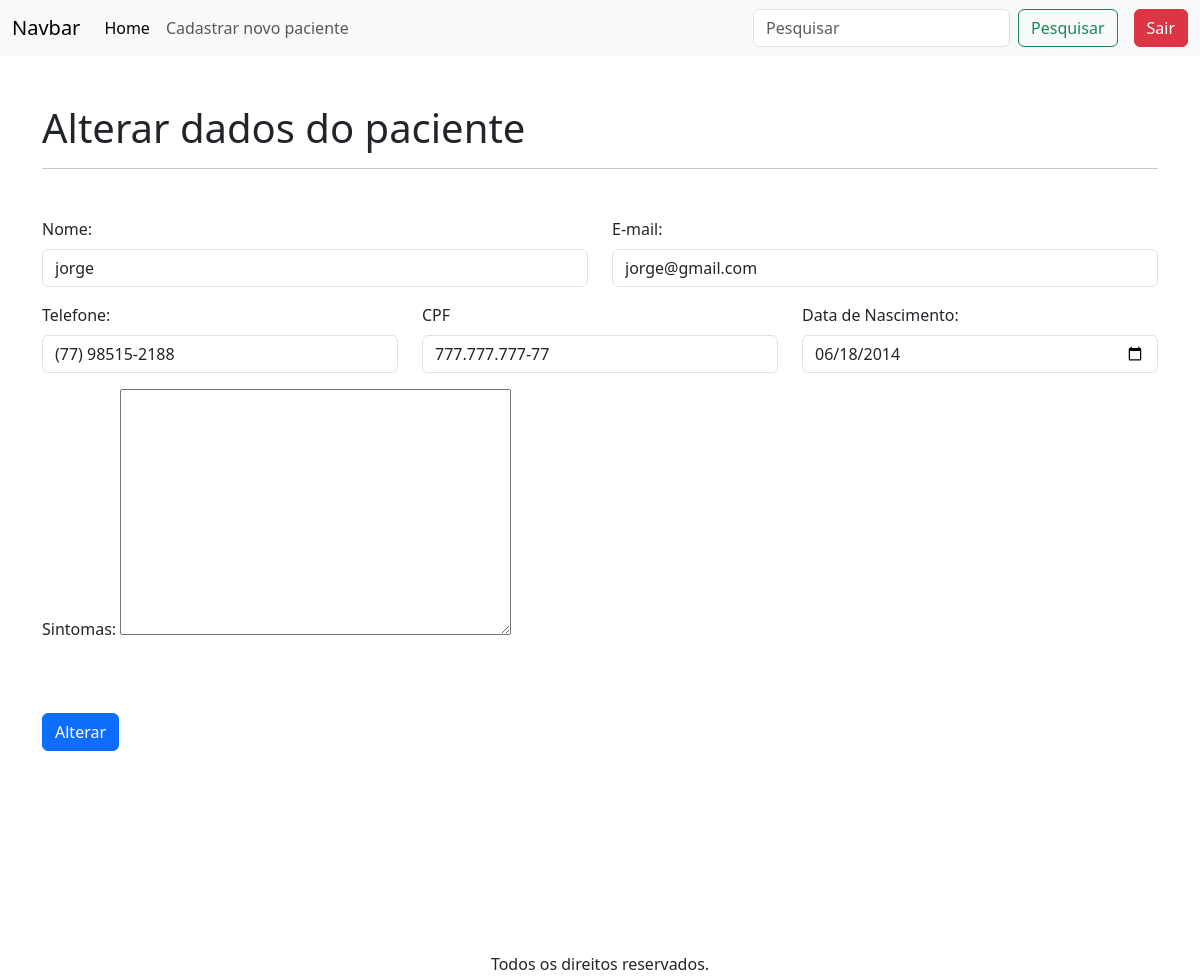
Screenshot of /alterarPaciente/4 (signed in) with the database file from the repository.
### apps/crud/models.py (models this page shows, shortened)
class Paciente(models.Model):
    codigo_paciente = models.AutoField(primary_key=True)
    nome = models.CharField(null=False, blank=False)
    cpf = models.CharField(max_length=14, unique=True, null=False, blank=False)
    email = models.EmailField(unique=True, null=False, blank=False)
    telefone = models.CharField(max_length=15, null=False, blank=False)
    data_nascimento = models.DateField(null=False, blank=False)
    sintomas = models.TextField(null=True, blank=True)

### apps/crud/views.py (the view)
# urls.py: path('alterarPaciente/<int:codigo_paciente>', views.alterar_paciente, name='alterar_paciente'),
@login_required
def alterar_paciente(request,codigo_paciente):
    paciente = Paciente.objects.get(codigo_paciente=codigo_paciente)
    if request.method == 'POST':
        form = PacienteForm(request.POST, instance=paciente)
        if form.is_valid():
            form.save()
            return redirect('index')
    else:
        form = PacienteForm(instance=paciente)
    return render(request, 'alterar_dados.html',{
        'form':form,
        'paciente':paciente,
    })

### apps/crud/templates/alterar_dados.html (shortened to what this page needs)
{% extends 'base-crud.html' %}
{% load static %}
{% block content %}
<h1 class="mt-5">
    Alterar dados do paciente
</h1>
<hr>
<form action="{% url 'alterar_paciente' paciente.codigo_paciente %}" method="POST">
    {% include 'includes/form.html' %}
        <div class="d-flex justify-content-start mt-5 mb-5">
            <button type="submit" class="btn btn-primary">Alterar</button>
        </div>
</form>
{% endblock %}

### apps/crud/templates/includes/form.html (shortened to what this page needs)
<div class="row mt-5">
    <div class="col-12 col-md-6 mb-3">
        <label for="{{ form.nome.id_for_label }}"
         class="form-label">Nome:</label>
         {{ form.nome }}
    </div>
    <div class="col-12 col-md-6 mb-3">
        <label for="{{ form.email.id_for_label }}"
        class="form-label">E-mail:</label>
        {{ form.email }}
    </div>
    <div class="col-12 col-md-6 col-lg-4 mb-3">
        <label for="{{ form.telefone.id_for_label }}"
        class="form-label">Telefone:</label>
        {{ form.telefone }}
    </div>
    <div class="col-12 col-md-6 col-lg-4 mb-3">
        <label for="{{ for.cpf.id_for_label }}"
        class="form-label">CPF</label>
        {{ form.cpf }}
    </div>
    <div class="col-12 col-md-6 col-lg-4 mb-3">
        <label for="{{ form.data_nascimento.id_for_label }}"
        class="form-label">Data de Nascimento:</label>
        {{ form.data_nascimento }}
    </div>
    <div class="col-12 mb-3">
        <label for="{{ form.sintomas.id_for_label }}"
        class="form-label">Sintomas:</label>
        {{ form.sintomas }}
    </div>
</div>

### rows the page displays
Paciente: nome "jorge", email "jorge@gmail.com", telefone "(77) 98515-2188", cpf "777.777.777-77", data_nascimento "06/18/2014"
